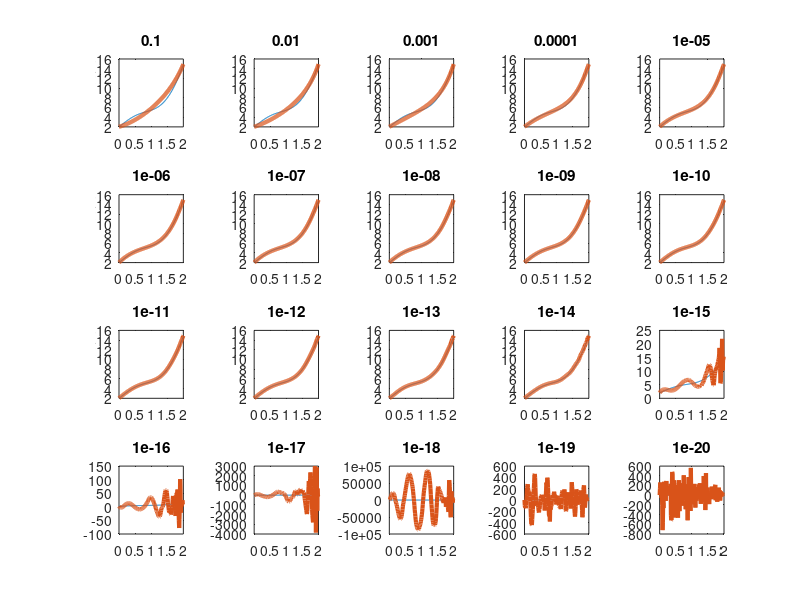

Source code (MATLAB):
%%
tic;
clc; close all; clear all;
format long
X1=0;
X2=2;

Y1=X2+0.01;
Y2=30+0.01;

n=(X2-X1)*100+1;
m=(Y2-Y1)*100+1;

hx=(X2-X1)/(n-1);
hy=(Y2-Y1)/(m-1);
x=(X1:hx:X2)';
y=(Y1:hy:Y2)';
%%
f1=@(x) sin(pi*x); %%% Model Two: f1=@(x) x.*exp(-x);
F1=f1(x);
for i=1:m
    G1(i,1)=trapz(x,1./(y(i)-x).*F1);
end

f2=@(x) exp(x); %%% Model Two: f2=@(x) x-x;
F2=f2(x);
for i=1:m
    G2(i,1)=trapz(x,1./(y(i)-x).*F2);
end
B1=1; B2=2;
XD=1.01;
b1=XD*B1;b2=XD*B2;%%%%%%%%%%%误差参数的大小
f_exact=B1*F1+B2*F2;
f_delta=b1*F1+b2*F2;

g_exact=B1*G1+B2*G2;
g_delta=b1*G1+b2*G2;
%%
MM=f_delta(1); NN=f_delta(length(x));
V_exact=(MM*(x-X2))/(X1-X2)+(NN*(x-X1))/(X2-X1);
for i=1:m
    G3(i,1)=trapz(x,1./(y(i)-x).*V_exact);
end
U_exact=f_exact-V_exact;
G_exact=g_exact-G3;
G_delta=g_delta-G3;
%%
A=zeros(n,n);
Aphi=zeros(m,n);
for j=2:n-1
    Aphi(:,j)=1/hx*((y-x(j-1)).*log(y-x(j-1))+(x(j-1)-x(j))+(y-x(j+1)).*log(y-x(j+1))-2*(y-x(j)).*log(y-x(j))-(x(j)-x(j+1)));
end
Aphi(:,1)=log(y-x(1))+1/hx*((y-x(2)).*log(y-x(2))-(y-x(1)).*log(y-x(1))-(x(1)-x(2)));
Aphi(:,n)=-log(y-x(n))+1/hx*(-(y-x(n)).*log(y-x(n))+(y-x(n-1)).*log(y-x(n-1))+(x(n-1)-x(n)));
%%
for i=1:n
    for j=1:n
       A(i,j)=trapz(y,Aphi(:,i).*Aphi(:,j));
    end
    ba(i,1)=trapz(y,Aphi(:,i).*G_delta);
end
%%
M=zeros(n,n);
M(1,1)=4;
M(1,2)=2;
for i=2:n-1
   M(i,i)=8;
   M(i,i-1)=2;
   M(i,i+1)=2;
end
M(n,n)=4;
M(n,n-1)=2;
M=hx/12*M;
%%
M1=zeros(n,n);
M1(1,1)=1;
M1(1,2)=-1;
for i=2:n-1
   M1(i,i)=2;
   M1(i,i-1)=-1;
   M1(i,i+1)=-1;
end
M1(n,n)=1;
M1(n,n-1)=-1;
M1=(1/hx)*M1;
H1=M+M1;

A(:,1)=[];A(:,n-1)=[];A(1,:)=[];A(n-1,:)=[];
ba(1)=[];ba(n-1)=[];
H1(:,1)=[];H1(:,n-1)=[];H1(1,:)=[];H1(n-1,:)=[];
%%
ite=20;
for k=1:ite
    alpha(k)=10^(-k);
    ua(:,k)=inv(A+alpha(k)*H1)*ba;
    Ua(:,k)=[0;ua(:,k);0];
    fa(:,k)=Ua(:,k)+V_exact;
    res(k)=sqrt(trapz(y,(Aphi*fa(:,k)-g_delta).^2));
    err(k)=sqrt(trapz(x,(fa(:,k)-f_exact).^2));

    L(k)=sqrt(trapz(x,fa(:,k).^2))*res(k);%%%%%%%%%%%%L曲线法的选取标准

    LH(k)=sqrt(trapz(x,fa(:,k).^2+(gradient(fa(:,k))).^2))*res(k);

    figure(1)
    subplot(4,5,k);
    plot(x,f_exact,x,fa(:,k),'LineWidth',3);
    title({alpha(k)})
end
%%
kl=find(L==min(abs(L)));

klh=find(LH==min(abs(LH)));
%%
I1=eye(length(y));
I2=eye(length(x));
for i=1:20
    VV=I1-Aphi*inv(Aphi'*Aphi+alpha(i)*I2)*Aphi';
    V1=norm(VV*g_delta)^2;
    V2=trace(VV)^2;
    V(i,1)=V1/V2;
end
[Vm,Vi]=min(V);
%%
for i=1:20
    Rho(i,1)=norm(alpha(i)*(Aphi'*Aphi+alpha(i)*I2)\fa(:,i)); 
end
[Rm,Ri]=min(Rho);
%%
{'L-curve+L^2','L-curve+H^1','GCV','拟最优';...
    kl,klh,Vi,Ri}
%%
toc;